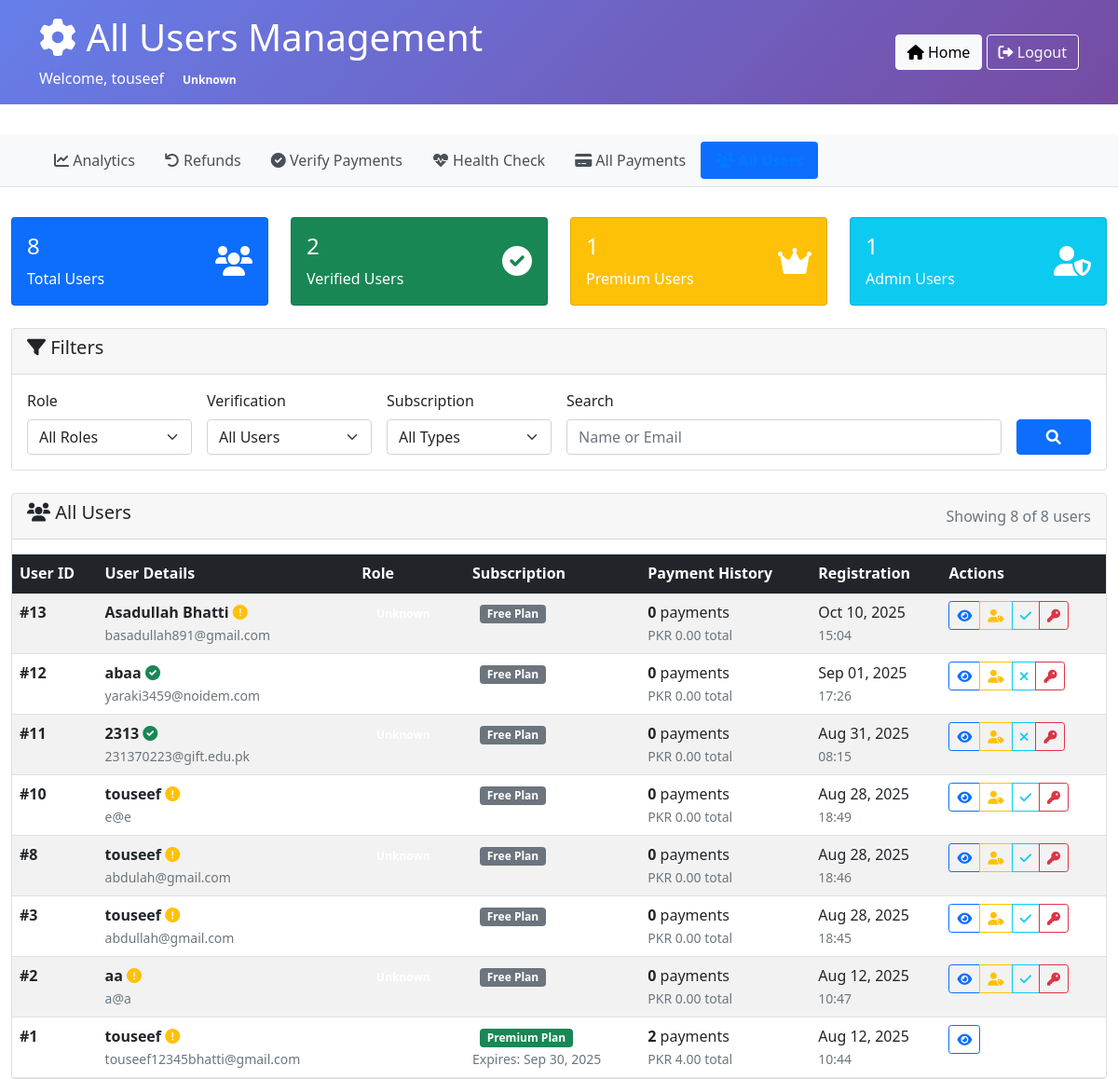
The page /admin/super_admin_users.php (signed in) on the database its author committed.
### tables this page shows
CREATE TABLE `users` (
  `id` int NOT NULL AUTO_INCREMENT,
  `name` varchar(191) NOT NULL,
  `email` varchar(191) NOT NULL,
  `google_id` varchar(255) DEFAULT NULL,
  `oauth_provider` enum('local','google') DEFAULT 'local',
  `password` varchar(255) DEFAULT NULL,
  `created_at` timestamp NOT NULL DEFAULT CURRENT_TIMESTAMP,
  `token` varchar(64) DEFAULT NULL,
  `verified` tinyint(1) DEFAULT '0',
  `subscription_expires_at` timestamp NULL DEFAULT NULL,
  `subscription_status` enum('free','premium','pro') DEFAULT 'free',
  `role` enum('user','admin','super_admin') DEFAULT 'user',
  PRIMARY KEY (`id`),
  UNIQUE KEY `email` (`email`),
  UNIQUE KEY `google_id` (`google_id`),
  KEY `idx_users_subscription` (`subscription_status`,`subscription_expires_at`),
  KEY `idx_google_id` (`google_id`),
  KEY `idx_users_email` (`email`),
  KEY `idx_users_token` (`token`)
);

CREATE TABLE `subscription_plans` (
  `id` int NOT NULL AUTO_INCREMENT,
  `name` varchar(100) NOT NULL,
  `display_name` varchar(150) NOT NULL,
  `description` text,
  `price` decimal(10,2) NOT NULL,
  `currency` varchar(3) DEFAULT 'PKR',
  `duration_days` int NOT NULL,
  `max_papers_per_month` int DEFAULT '-1',
  `max_chapters_per_paper` int DEFAULT '-1',
  `max_questions_per_paper` int DEFAULT '-1',
  `features` longtext,
  `is_active` tinyint(1) DEFAULT '1',
  `sort_order` int DEFAULT '0',
  `created_at` timestamp NOT NULL DEFAULT CURRENT_TIMESTAMP,
  `updated_at` timestamp NOT NULL DEFAULT CURRENT_TIMESTAMP ON UPDATE CURRENT_TIMESTAMP,
  PRIMARY KEY (`id`),
  UNIQUE KEY `name` (`name`),
  CONSTRAINT `subscription_plans_chk_1` CHECK (json_valid(`features`))
);

CREATE TABLE `user_subscriptions` (
  `id` int NOT NULL AUTO_INCREMENT,
  `user_id` int NOT NULL,
  `plan_id` int NOT NULL,
  `status` enum('active','inactive','expired','cancelled') DEFAULT 'active',
  `started_at` timestamp NOT NULL DEFAULT CURRENT_TIMESTAMP,
  `expires_at` timestamp NULL DEFAULT NULL,
  `auto_renew` tinyint(1) DEFAULT '1',
  `papers_used_this_month` int DEFAULT '0',
  `last_usage_reset` date DEFAULT NULL,
  `created_at` timestamp NOT NULL DEFAULT CURRENT_TIMESTAMP,
  `updated_at` timestamp NOT NULL DEFAULT CURRENT_TIMESTAMP ON UPDATE CURRENT_TIMESTAMP,
  PRIMARY KEY (`id`),
  KEY `plan_id` (`plan_id`),
  KEY `idx_user_status` (`user_id`,`status`),
  KEY `idx_expires_at` (`expires_at`)
);

### admin/super_admin_users.php (the view, shortened to what the rows shown need)
<?php
require_once '../includes/admin_auth.php';
$user = adminPageHeader('All Users Management', 'super_admin');
$page = max(1, intval($_GET['page'] ?? 1));
$limit = 25;
$offset = ($page - 1) * $limit;
$whereConditions = [];
$params = [];
$paramTypes = '';
$whereClause = !empty($whereConditions) ? 'WHERE ' . implode(' AND ', $whereConditions) : '';
$sql = "SELECT u.*,
               s.id as subscription_id,
               s.status as subscription_status,
               s.plan_id,
               s.expires_at as subscription_expires,
               sp.display_name as current_plan,
               (SELECT COUNT(*) FROM payments p WHERE p.user_id = u.id AND p.status = 'completed') as total_payments,
               (SELECT SUM(amount) FROM payments p WHERE p.user_id = u.id AND p.status = 'completed') as total_spent
        FROM users u
        LEFT JOIN user_subscriptions s ON u.id = s.user_id AND s.status = 'active'
        LEFT JOIN subscription_plans sp ON s.plan_id = sp.id
        $whereClause
        ORDER BY u.created_at DESC
        LIMIT ? OFFSET ?";
$params[] = $limit;
$params[] = $offset;
$paramTypes .= 'ii';
$stmt = $conn->prepare($sql);
if (!empty($params)) {
    $stmt->bind_param($paramTypes, ...$params);
}
$stmt->execute();
$users = $stmt->get_result()->fetch_all(MYSQLI_ASSOC);
?>
<div class="container-fluid">
    <div class="card">
        <div class="card-body p-0">
            <div class="table-responsive">
                <table class="table table-striped table-hover mb-0">
                    <thead class="table-dark">
                        <tr>
                            <th>User ID</th>
                            <th>User Details</th>
                            <th>Role</th>
                            <th>Subscription</th>
                            <th>Payment History</th>
                            <th>Registration</th>
                            <th>Actions</th>
                        </tr>
                    </thead>
                    <tbody>
                        <?php if (empty($users)): ?>
                        <tr>
                            <td colspan="7" class="text-center py-4">
                                <i class="fas fa-users fa-3x text-muted mb-3"></i>
                                <p class="text-muted">No users found matching your criteria</p>
                            </td>
                        </tr>
                        <?php else: ?>
                        <?php foreach ($users as $userRecord): ?>
                        <tr>
                            <td>
                                <strong>#<?= $userRecord['id'] ?></strong>
                            </td>
                            <td>
                                <div>
                                    <strong><?= htmlspecialchars($userRecord['name']) ?></strong>
                                    <?php if ($userRecord['verified']): ?>
                                        <i class="fas fa-check-circle text-success" title="Verified"></i>
                                    <?php else: ?>
                                        <i class="fas fa-exclamation-circle text-warning" title="Unverified"></i>
                                    <?php endif; ?>
                                </div>
                                <small class="text-muted"><?= htmlspecialchars($userRecord['email']) ?></small>
                            </td>
                            <td>
                                <?= getRoleBadge($userRecord['role']) ?>
                            </td>
                            <td>
                                <?php if ($userRecord['current_plan']): ?>
                                    <div>
                                        <span class="badge bg-success"><?= htmlspecialchars($userRecord['current_plan']) ?></span>
                                    </div>
                                    <small class="text-muted">
                                        Expires: <?= date('M d, Y', strtotime($userRecord['subscription_expires'])) ?>
                                    </small>
                                <?php else: ?>
                                    <span class="badge bg-secondary">Free Plan</span>
                                <?php endif; ?>
                            </td>
                            <td>
                                <div>
                                    <strong><?= number_format($userRecord['total_payments'] ?? 0) ?></strong> payments
                                </div>
                                <small class="text-muted">
                                    PKR <?= number_format($userRecord['total_spent'] ?? 0, 2) ?> total
                                </small>
                            </td>
                            <td>
                                <div><?= date('M d, Y', strtotime($userRecord['created_at'])) ?></div>
                                <small class="text-muted"><?= date('H:i', strtotime($userRecord['created_at'])) ?></small>
                            </td>
                            <td>
                                <div class="btn-group" role="group">
                                    <button type="button" class="btn btn-sm btn-outline-primary"
                                            onclick="showUserDetails(<?= $userRecord['id'] ?>)">
                                        <i class="fas fa-eye"></i>
                                    </button>
                                    <?php if ($userRecord['id'] != $_SESSION['user_id']): ?>
                                    <button type="button" class="btn btn-sm btn-outline-warning"
                                            onclick="changeUserRole(<?= $userRecord['id'] ?>, '<?= $userRecord['role'] ?>')">
                                        <i class="fas fa-user-tag"></i>
                                    </button>
                                    <button type="button" class="btn btn-sm btn-outline-info"
                                            onclick="toggleVerification(<?= $userRecord['id'] ?>, <?= $userRecord['verified'] ? 'true' : 'false' ?>)">
                                        <i class="fas fa-<?= $userRecord['verified'] ? 'times' : 'check' ?>"></i>
                                    </button>
                                    <button type="button" class="btn btn-sm btn-outline-danger"
                                            onclick="resetUserPassword(<?= $userRecord['id'] ?>)">
                                        <i class="fas fa-key"></i>
                                    </button>
                                    <?php endif; ?>
                                </div>
                            </td>
                        </tr>
                        <?php endforeach; ?>
                        <?php endif; ?>
                    </tbody>
                </table>
            </div>
        </div>
    </div>
</div>
</body>
</html>

### includes/admin_auth.php (shortened to what the rows shown need)
<?php
function requireAdminRole($requiredRole = 'admin') {
    require_once __DIR__ . '/../db_connect.php';
    $sql = "SELECT role, name, email FROM users WHERE id = ?";
    $stmt = $conn->prepare($sql);
    $stmt->bind_param("i", $_SESSION['user_id']);
    $stmt->execute();
    $result = $stmt->get_result();
    $user = $result->fetch_assoc();
    $userRole = $user['role'] ?? 'user';
    $roleHierarchy = ['user' => 1, 'admin' => 2, 'super_admin' => 3];
    $userLevel = $roleHierarchy[$userRole] ?? 0;
    $requiredLevel = $roleHierarchy[$requiredRole] ?? 999;
    return $user;
}
function isSuperAdmin() {
    require_once __DIR__ . '/../db_connect.php';
    $sql = "SELECT role FROM users WHERE id = ?";
    $stmt = $conn->prepare($sql);
    $stmt->bind_param("i", $_SESSION['user_id']);
    $stmt->execute();
    $result = $stmt->get_result();
    $user = $result->fetch_assoc();
    return ($user['role'] ?? 'user') === 'super_admin';
}
function getRoleBadge($role) {
    $badges = [
        'user' => '<span class="badge badge-secondary">User</span>',
        'admin' => '<span class="badge badge-warning">Admin</span>',
        'super_admin' => '<span class="badge badge-danger">Super Admin</span>'
    ];
    return $badges[$role] ?? '<span class="badge badge-light">Unknown</span>';
}
function adminPageHeader($title, $requiredRole = 'admin') {
    $user = requireAdminRole($requiredRole);
    echo "<!DOCTYPE html>
    <html lang=\"en\">
    <head>
        <meta charset=\"UTF-8\">
        <meta name=\"viewport\" content=\"width=device-width, initial-scale=1.0\">
        <title>$title - QPaperGen Admin</title>
        <link href=\"https://cdn.jsdelivr.net/npm/bootstrap@5.1.3/dist/css/bootstrap.min.css\" rel=\"stylesheet\">
        <link href=\"https://cdnjs.cloudflare.com/ajax/libs/font-awesome/6.0.0/css/all.min.css\" rel=\"stylesheet\">
        <style>
            .admin-header {
                background: linear-gradient(135deg, #667eea 0%, #764ba2 100%);
                color: white;
                padding: 1rem 0;
                margin-bottom: 2rem;
            }
            .admin-nav {
                background: #f8f9fa;
                border-bottom: 1px solid #dee2e6;
                padding: 0.5rem 0;
                margin-bottom: 2rem;
            }
            .admin-nav .nav-link {
                color: #495057;
                font-weight: 500;
            }
            .admin-nav .nav-link.active {
                color: #007bff;
                font-weight: bold;
            }
            .badge { margin-left: 0.5rem; }
            .table-responsive { margin-top: 1rem; }
            .status-badge {
                font-size: 0.75rem;
                padding: 0.25rem 0.5rem;
            }
        </style>
    </head>
    <body>
        <div class=\"admin-header\">
            <div class=\"container\">
                <div class=\"row align-items-center\">
                    <div class=\"col\">
                        <h1><i class=\"fas fa-cog\"></i> $title</h1>
                        <p class=\"mb-0\">Welcome, {$user['name']} " . getRoleBadge($user['role']) . "</p>
                    </div>
                    <div class=\"col-auto\">
                        <a href=\"../index.php\" class=\"btn btn-light\"><i class=\"fas fa-home\"></i> Home</a>
                        <a href=\"../logout.php\" class=\"btn btn-outline-light\"><i class=\"fas fa-sign-out-alt\"></i> Logout</a>
                    </div>
                </div>
            </div>
        </div>";
    return $user;
}
?>

### rows shown on the page
users: name "touseef", role "Unknown", id "1", verified 0 (drawn), email "touseef12345bhatti@gmail.com", subscription_plans.display_name "Premium Plan", user_subscriptions.expires_at "Sep 30, 2025", total_payments "2", total_spent "4.00", created_at "Aug 12, 2025", created_at "10:44"
users: id "13", name "Asadullah Bhatti", verified 0 (drawn), email "basadullah891@gmail.com", shows "Free Plan", total_payments "0", total_spent "0.00", created_at "Oct 10, 2025", created_at "15:04"
users: id "12", name "abaa", verified 1 (drawn), email "yaraki3459@noidem.com", shows "Free Plan", total_payments "0", total_spent "0.00", created_at "Sep 01, 2025", created_at "17:26"
users: id "11", name "2313", verified 1 (drawn), email "231370223@gift.edu.pk", shows "Free Plan", total_payments "0", total_spent "0.00", created_at "Aug 31, 2025", created_at "08:15"
users: id "10", name "touseef", verified 0 (drawn), email "e@e", shows "Free Plan", total_payments "0", total_spent "0.00", created_at "Aug 28, 2025", created_at "18:49"
users: id "8", name "touseef", verified 0 (drawn), email "abdulah@gmail.com", shows "Free Plan", total_payments "0", total_spent "0.00", created_at "Aug 28, 2025", created_at "18:46"
users: id "3", name "touseef", verified 0 (drawn), email "abdullah@gmail.com", shows "Free Plan", total_payments "0", total_spent "0.00", created_at "Aug 28, 2025", created_at "18:45"
users: id "2", name "aa", verified 0 (drawn), email "a@a", shows "Free Plan", total_payments "0", total_spent "0.00", created_at "Aug 12, 2025", created_at "10:47"

### other values the page prints
$title "All Users Management"
$item['title'] "Analytics"
$item['title'] "Refunds"
$item['title'] "Verify Payments"
$item['title'] "Health Check"
$item['title'] "All Payments"
$userStats['total_users'] "8"
$userStats['verified_users'] "2"
$userStats['premium_users'] "1"
$userStats['admin_users'] + $userStats['super_admin_users'] "1"
count($users) "8"
$totalUsers "8"
